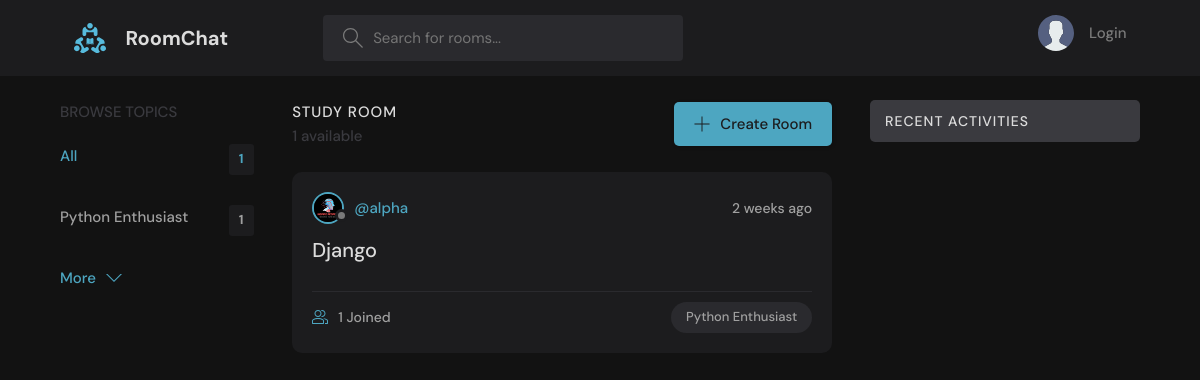
/study_groups/, run on an earlier commit of the app's database.
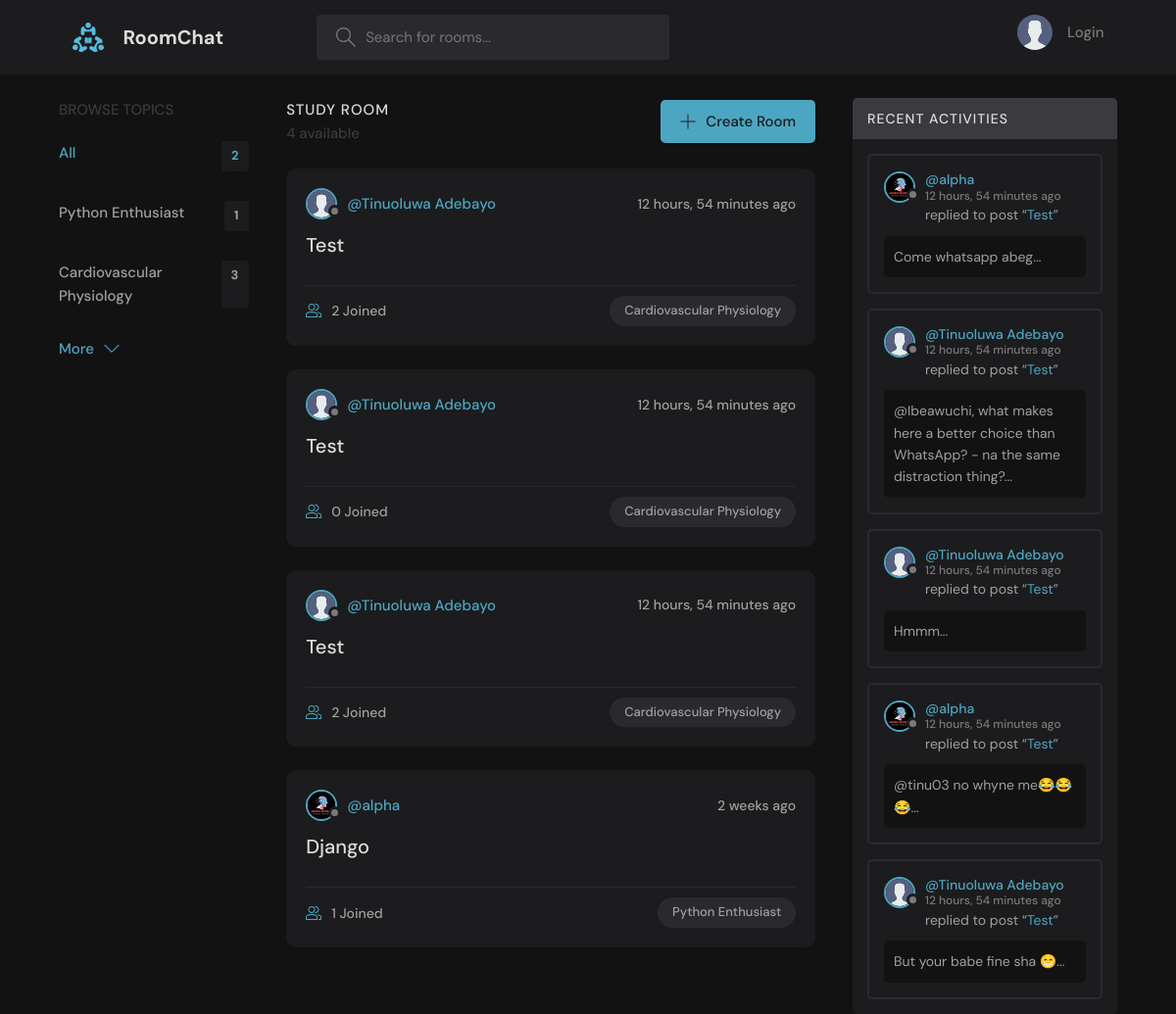
And on a later commit of the database.
### study_groups/models.py (models this page shows, shortened)
class Topic(models.Model):
    name = models.CharField(max_length=200)

class Room(models.Model):
    host = models.ForeignKey(User, on_delete=models.SET_NULL, null=True)
    topic = models.ForeignKey(Topic, on_delete=models.SET_NULL, null=True)
    name = models.CharField(max_length=200)
    description = models.TextField(null=True, blank=True)
    participants = models.ManyToManyField(User, related_name='participants', blank=True)
    updated = models.DateField(auto_now=True)
    created = models.DateField(auto_now_add=True)
    def __str__(self):
        return self.name

class Message(models.Model):
    user = models.ForeignKey(User, on_delete=models.CASCADE)
    room = models.ForeignKey(Room, on_delete=models.CASCADE)
    body = models.TextField()
    media = models.FileField(upload_to='messages/', null=True, blank=True)
    update = models.DateField(auto_now=True)
    created = models.DateField(auto_now_add=True)

### users/models.py (models this page shows)
class User(AbstractUser):
    name = models.CharField(max_length=200, null=True)
    email = models.EmailField(unique=True, null=True)
    avatar = models.ImageField(upload_to='users/profile/', null=True, default='/avatar/avatar.svg')
    bio = models.TextField(null=True)
    USERNAME_FIELD = 'email'
    REQUIRED_FIELDS = []

### study_groups/views.py (the view)
# urls.py: path('', HomeView.as_view(), name='home')
def home(request):
    q = request.GET.get('q') if request.GET.get('q') != None else ''
    rooms = Room.objects.filter(
        Q(topic__name__icontains=q) |
        Q(name__icontains=q) |
        Q(description__icontains=q)
        ).order_by('-id')
    topics = Topic.objects.all()[0:5]
    room_count = rooms.count()
    room_messages = Message.objects.filter(Q(room__topic__name__icontains=q)).order_by('-id')[0:5]
    context = {'rooms':rooms, 'topics':topics, 'room_count':room_count, 'room_messages':room_messages}
    return render(request, 'study_groups/home.html', context)

### study_groups/templates/study_groups/home.html (shortened to what this page needs)
{% extends 'study_groups/base.html' %}
{% load static %}
{% block content %}
    <main class="layout layout--3">
      <div class="container">
         {% include 'study_groups/topics_components.html' %}
        <div class="roomList">
          <div class="roomList__header">
            <div>
              <h2>Study Room</h2>
              <p>{{room_count}} available</p>
            </div>
            <a class="btn btn--main" href="{% url 'create_room' %}">
              <svg version="1.1" xmlns="http://www.w3.org/2000/svg" width="32" height="32" viewBox="0 0 32 32">
                <title>add</title>
                <path
                  d="M16.943 0.943h-1.885v14.115h-14.115v1.885h14.115v14.115h1.885v-14.115h14.115v-1.885h-14.115v-14.115z"
                ></path>
              </svg>
              Create Room
            </a>
          </div>
          {% include 'study_groups/feeds_components.html' %}
        </div>
        {% include 'study_groups/activity_components.html' %}
      </div>
    </main>
{% endblock %}

### study_groups/templates/study_groups/topics_components.html
              <div class="topics">
          <div class="topics__header">
            <h2>Browse Topics</h2>
          </div>
          <ul class="topics__list">
            <li>
              <a href="{% url 'study_group_home' %}" class="active">All <span>{{topics.count}}</span></a>
            </li>
            {% for topic in topics %}
            <li>
            <a href="{% url 'study_group_home' %}?q={{topic.name}}">{{topic.name}}<span>{{topic.room_set.all.count}}</span></a>
            </li>
            {% endfor %}
          </ul>
          <a class="btn btn--link" href="{% url 'topics' %}">
            More
            <svg version="1.1" xmlns="http://www.w3.org/2000/svg" width="32" height="32" viewBox="0 0 32 32">
              <title>chevron-down</title>
              <path d="M16 21l-13-13h-3l16 16 16-16h-3l-13 13z"></path>
            </svg>
          </a>
        </div>

### study_groups/templates/study_groups/feeds_components.html (shortened to what this page needs)
{% for room in rooms %}
        <div class="roomListRoom">
            <div class="roomListRoom__header">
              <a href="{% url 'user_profile' room.host.id %}" class="roomListRoom__author">
                <div class="avatar avatar--small">
                  <img src="{{room.host.avatar.url}}" />
                </div>
                <span>@{{room.host.name}}</span>
              </a>
              <div class="roomListRoom__actions">
                <span>{{room.created|timesince}} ago</span>
              </div>
            </div>
            <div class="roomListRoom__content">
              <a href="{% url 'room' room.id %}">{{room.name}}</a>
            </div>
            <div class="roomListRoom__meta">
              <a href="{% url 'room' room.id %}" class="roomListRoom__joined">
                {{room.participants.all.count}} Joined
              </a>
              <p class="roomListRoom__topic">{{room.topic.name}}</p>
            </div>
          </div>
{% endfor %}

### study_groups/templates/study_groups/activity_components.html (shortened to what this page needs)
<div class="activities">
  <div class="activities__header">
    <h2>Recent Activities</h2>
  </div>
  {% for message in room_messages %}
  <div class="activities__box">
    <div class="activities__boxHeader roomListRoom__header">
      <a
        href="{% url 'user_profile' message.user.id %}"
        class="roomListRoom__author"
      >
        <div class="avatar avatar--small">
          <img src="{{message.user.avatar.url}}" />
        </div>
        <p>
          @{{message.user.name}}
          <span>{{message.created|timesince}} ago</span>
        </p>
      </a>
    </div>
    <div class="activities__boxContent">
      <p>
    replied to post “<a href="{% url 'room' message.room.id %}">{{message.room}}</a>”
      </p>
      <div class="activities__boxRoomContent">
        {{message.body}}...
      </div>
    </div>
  </div>
  {% endfor %}
</div>

What changed in the data, as far as the page shows it:
added Topic: name "Cardiovascular Physiology", room_set.all.count "3"
added Room: host.avatar (placeholder picture), host.name "Tinuoluwa Adebayo", created "12 hours, 54 minutes", name "Test", participants.all.count "2", topic.name "Cardiovascular Physiology"
added Room: host.avatar (placeholder picture), host.name "Tinuoluwa Adebayo", created "12 hours, 54 minutes", name "Test", participants.all.count "0", topic.name "Cardiovascular Physiology"
added Room: host.avatar (placeholder picture), host.name "Tinuoluwa Adebayo", created "12 hours, 54 minutes", name "Test", participants.all.count "2", topic.name "Cardiovascular Physiology"
added Message: user.avatar (picture), user.name "alpha", created "12 hours, 54 minutes", room "Test", body "Come whatsapp abeg"
added Message: user.avatar (placeholder picture), user.name "Tinuoluwa Adebayo", created "12 hours, 54 minutes", room "Test", body "@Ibeawuchi, what makes here a better choice than WhatsApp? - na the same distraction thing?"
added Message: user.avatar (placeholder picture), user.name "Tinuoluwa Adebayo", created "12 hours, 54 minutes", room "Test", body "Hmmm"
added Message: user.avatar (picture), user.name "alpha", created "12 hours, 54 minutes", room "Test", body "@tinu03 no whyne me😂😂😂"
added Message: user.avatar (placeholder picture), user.name "Tinuoluwa Adebayo", created "12 hours, 54 minutes", room "Test", body "But your babe fine sha 😁"
Also different on the page:
{{ topics.count }}: "1" → "2"
{{ room_count }}: "1" → "4"
